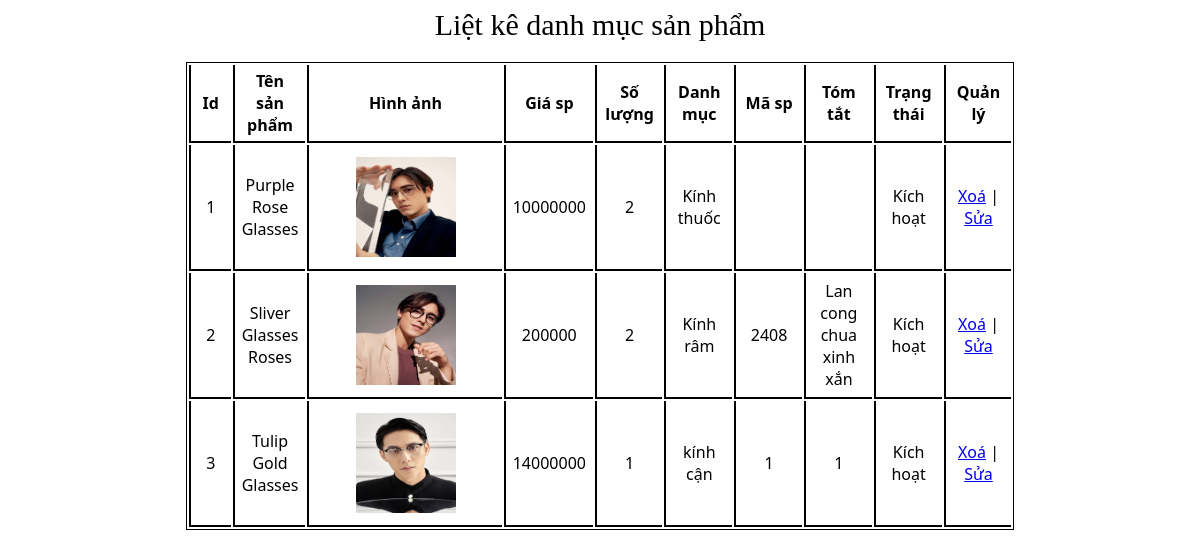
The page /admincp/modules/quanlysp/lietke.php on the database its author committed.
### tables this page shows
CREATE TABLE `tbl_sanpham` (
  `id_sanpham` int(11) NOT NULL,
  `tensanpham` varchar(250) NOT NULL,
  `masp` varchar(100) NOT NULL,
  `giasp` varchar(50) NOT NULL,
  `soluong` int(11) NOT NULL,
  `hinhanh` varchar(50) NOT NULL,
  `tomtat` text NOT NULL,
  `noidung` text NOT NULL,
  `tinhtrang` int(11) NOT NULL,
  `id_danhmuc` int(11) NOT NULL
);

CREATE TABLE `tbl_danhmuc` (
  `id_danhmuc` int(11) NOT NULL,
  `tendanhmuc` varchar(100) NOT NULL,
  `thutu` int(11) NOT NULL
);

### admincp/modules/quanlysp/lietke.php (the view, shortened to what this page needs)
<?php
	$sql_lietke_sp = "SELECT * FROM tbl_sanpham,tbl_danhmuc WHERE tbl_sanpham.id_danhmuc=tbl_danhmuc.id_danhmuc ORDER BY id_sanpham DESC";
	$query_lietke_sp = mysqli_query($mysqli,$sql_lietke_sp);
?>
<div class="header_DM">
<p>Liệt kê danh mục sản phẩm</p>
</div>
<div class="wrapperr">
<table>
  <tr>
  	<th class="ten_truong_id">Id</th>
    <th class="ten_truong">Tên sản phẩm</th>
    <th class="ten_truong_anh">Hình ảnh</th>
    <th class="ten_truong">Giá sp</th>
    <th class="ten_truong">Số lượng</th>
    <th class="ten_truong">Danh mục</th>
    <th class="ten_truong">Mã sp</th>
    <th class="ten_truong">Tóm tắt</th>
    <th class="ten_truong">Trạng thái</th>
  	<th class="ten_truong">Quản lý</th>
  </tr>
  <?php
  $i = 0;
  while($row = mysqli_fetch_array($query_lietke_sp)){
  	$i++;
  ?>
  <tr>
  	<td class="ten_truong_id"><?php echo $i ?></td>
    <td class="ten_truong"><?php echo $row['tensanpham'] ?></td>
    <td class="ten_truong_anh"><img src="modules/quanlysp/uploads/<?php echo $row['hinhanh'] ?>" width="100px" height="100px"></td>
    <td class="ten_truong"><?php echo $row['giasp'] ?></td>
    <td class="ten_truong"><?php echo $row['soluong'] ?></td>
    <td class="ten_truong"><?php echo $row['tendanhmuc'] ?></td>
    <td class="ten_truong"><?php echo $row['masp'] ?></td>
    <td class="ten_truong"><?php echo $row['tomtat'] ?></td>
    <td class="ten_truong"><?php if($row['tinhtrang']==1){
        echo 'Kích hoạt';
      }else{
        echo 'Ẩn';
      }
      ?>
    </td>
   	<td class="ten_truong">
   		<a href="modules/quanlysp/xuly.php?idsanpham=<?php echo $row['id_sanpham'] ?>">Xoá</a> | <a href="?action=quanlysp&query=sua&idsanpham=<?php echo $row['id_sanpham'] ?>">Sửa</a>
   	</td>
  </tr>
  <?php
  }
  ?>
</table>
</div>

### admincp/modules/quanlysp/lietke.php (style rules this page uses)
.wrapperr { display: flex; min-height: 30vh; justify-content:center; align-items: center; font-family: 'Segoe UI', Tahoma, Geneva, Verdana, sans-serif; }
.ten_truong_anh { text-align: center; border-bottom : 2px solid; width : 23%; padding: 12px; border-left : 2px solid; }
.ten_truong { text-align: center; border-bottom : 2px solid; width : 8%; padding: 5px; border-left : 2px solid; }
.ten_truong_id { text-align: center; border-bottom : 2px solid; width : 5%; padding: 5px; border-left : 2px solid; }
table { width : 70%; border : 1px solid; margin-bottom :50px; background-color: white; }
.header_DM p { text-align: center; font-size : 30px; margin-bottom :20px; }

### rows shown on the page
tbl_sanpham: tensanpham "Purple Rose Glasses", hinhanh (picture), giasp "10000000", soluong "2", id_danhmuc.tendanhmuc "Kính thuốc", tinhtrang "Kích hoạt"
tbl_sanpham: tensanpham "Sliver Glasses Roses", hinhanh (picture), giasp "200000", soluong "2", id_danhmuc.tendanhmuc "Kính râm", masp "2408", tomtat "Lan cong chua xinh xắn", tinhtrang "Kích hoạt"
tbl_sanpham: tensanpham "Tulip Gold Glasses", hinhanh (picture), giasp "14000000", soluong "1", id_danhmuc.tendanhmuc "kính cận", masp "1", tomtat "1", tinhtrang "Kích hoạt"
